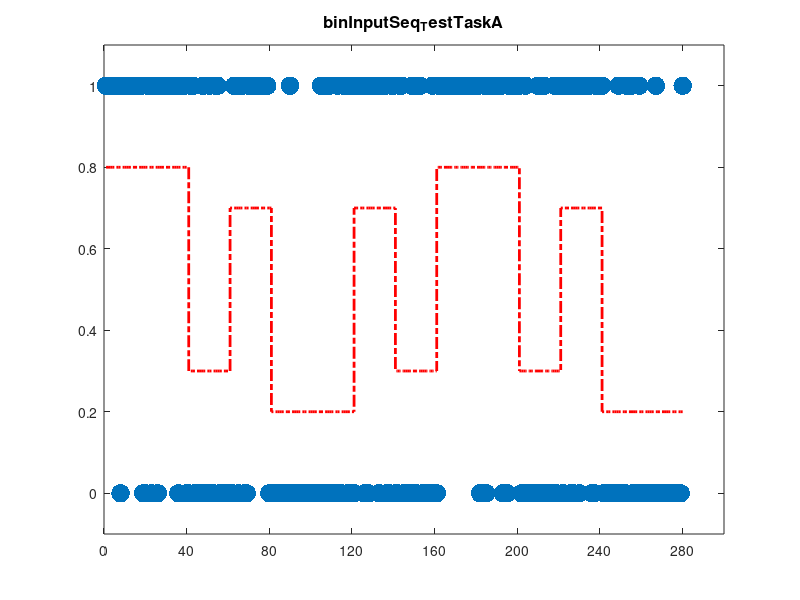

The MATLAB script that drew this image: (Note: this script raises an error after producing the figure.)
%% TestTask_1 - Create test task binary input sequence 
% 280 trials total,
pPhase1  = 0.8; %A1  probability of "1" in curr phase
lPhase1  = 40;  %A1 n trials of curr phase
pPhase2  = 0.3; %B1
lPhase2  = 20; %B1
pPhase3  = 0.7; %B2
lPhase3  = 20;%B2
pPhase4  = 0.2; %A2
lPhase4  = 40; %A2
pPhase5  = 0.7; %B3
lPhase5  = 20; %B3
pPhase6  = 0.3; %B4
lPhase6  = 20; %B4
pPhase7  = 0.8; %A3
lPhase7  = 40; %A3
pPhase8  = 0.3; %B5
lPhase8  = 20; %B5
pPhase9  = 0.7; %B6
lPhase9  = 20; %B6
pPhase10 = 0.2; %A4 
lPhase10 = 40; %A4


% TestTask_1 outcomes
phase1  = ones(1,lPhase1);
iIncIdx = randperm(lPhase1,floor((1-pPhase1)*lPhase1)); % ! first 3 trials need to be "1" trials
phase1(1,iIncIdx) = 0;

phase2  = ones(1,lPhase2);
iIncIdx = randperm(lPhase2,floor((1-pPhase2)*lPhase2));
phase2(1,iIncIdx) = 0;

phase3  = ones(1,lPhase3);
iIncIdx = randperm(lPhase3,floor((1-pPhase3)*lPhase3));
phase3(1,iIncIdx) = 0;

phase4  = ones(1,lPhase4);
iIncIdx = randperm(lPhase4,floor((1-pPhase4)*lPhase4));
phase4(1,iIncIdx) = 0;

phase5  = ones(1,lPhase5);
iIncIdx = randperm(lPhase5,floor((1-pPhase5)*lPhase5));
phase5(1,iIncIdx) = 0;

phase6  = ones(1,lPhase6);
iIncIdx = randperm(lPhase6,floor((1-pPhase6)*lPhase6));
phase6(1,iIncIdx) = 0;

phase7  = ones(1,lPhase7);
iIncIdx = randperm(lPhase7,floor((1-pPhase7)*lPhase7));
phase7(1,iIncIdx) = 0;

phase8  = ones(1,lPhase8);
iIncIdx = randperm(lPhase8,floor((1-pPhase8)*lPhase8));
phase8(1,iIncIdx) = 0;

phase9  = ones(1,lPhase9);
iIncIdx = randperm(lPhase9,floor((1-pPhase9)*lPhase9));
phase9(1,iIncIdx) = 0;

phase10  = ones(1,lPhase10);
iIncIdx = randperm(lPhase10,floor((1-pPhase10)*lPhase10));
phase10(1,iIncIdx) = 0;


% TestTask_1 create input trajectory
u = [phase1,phase2,phase3,phase4,phase5,phase6,phase7,phase8,phase9,phase10];

%TestTask_1 underlying probability structure
probStr = [pPhase1*ones(1,lPhase1),pPhase2*ones(1,lPhase2),pPhase3*ones(1,lPhase3),pPhase4*ones(1,lPhase4),pPhase5*ones(1,lPhase5),...
     pPhase6*ones(1,lPhase6),pPhase7*ones(1,lPhase7),pPhase8*ones(1,lPhase8),pPhase9*ones(1,lPhase9),pPhase10*ones(1,lPhase10)];





%Create second row for left lever sequence
k = zeros(1,length(u))
for i = 1:length(k)
    if u(1,i) == 0
        k(1,i) = 1;
    end
end

%% PLOTTING
figure;
fig = plot(u, '.', 'MarkerSize', 40); ylim([-0.1, 1.1]);
hold on;
stairs(probStr, '-.', 'Color', 'r', 'LineWidth', 2);
%legend({'RewardingLeverSide', 'Prob(Reward)'});
title('binInputSeq_TestTaskA', 'FontWeight', 'bold', 'FontSize', 12);
set(gcf, 'color', 'none');   
set(gca, 'color', 'none');
xticks([0 40 80 120 160 200 240 280])
hold on;

figdir = fullfile('binInputSeq_TestTaskA_TrajPlot');
save([figdir,'.fig'])
print([figdir,'.png'], '-dpng')

writematrix(u, [pwd,filesep,'binInputSeq_TestTaskA_RightLeverList.txt'],"Delimiter",',')
writematrix(k, [pwd,filesep,'binInputSeq_TestTaskA_LeftLeverList.txt'],"Delimiter",',')